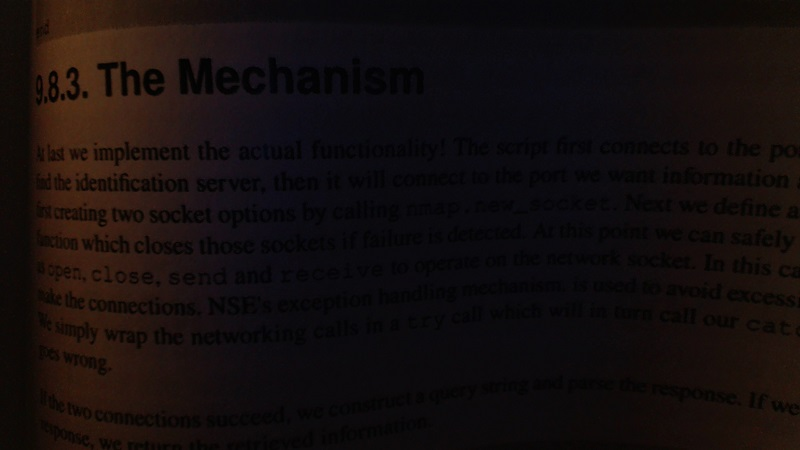
#> input picture images/darkImage.jpg, 800 x 450 px
$ python thresholding.py
#> lines starting #> are read from the running program, lines starting #| are printed output that depends on the picture; after the words box and inside, x2 and y2 are one past the last pixel; in counts of white or black regions, pixels touching at a corner belong together
import cv2
import numpy as np


img = cv2.imread('images/darkImage.jpg', 0)
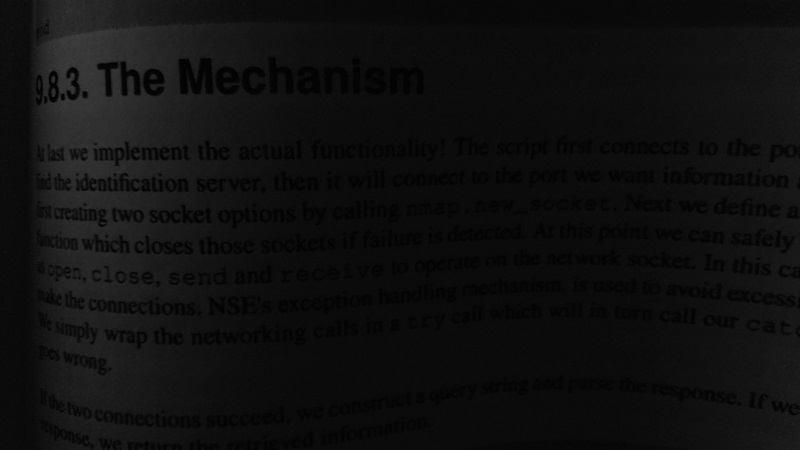
#> img: shape (450, 800); min 0, max 64, mean 15.6

th = cv2.adaptiveThreshold(img, 255, cv2.ADAPTIVE_THRESH_GAUSSIAN_C, cv2.THRESH_BINARY, 115, 1)
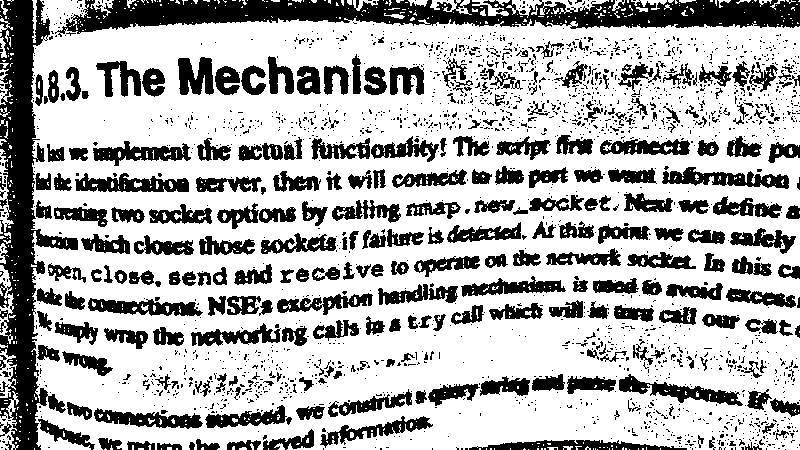
#> th: shape (450, 800); 69.3% white; 2145 black regions (1865 under 20 px), largest, box (x1, y1, x2, y2) and area: (55, 0, 800, 37) 14872, (0, 0, 78, 450) 13655, (662, 167, 789, 189) 1363
retval, threshold = cv2.threshold(img, 10, 255, cv2.THRESH_BINARY)
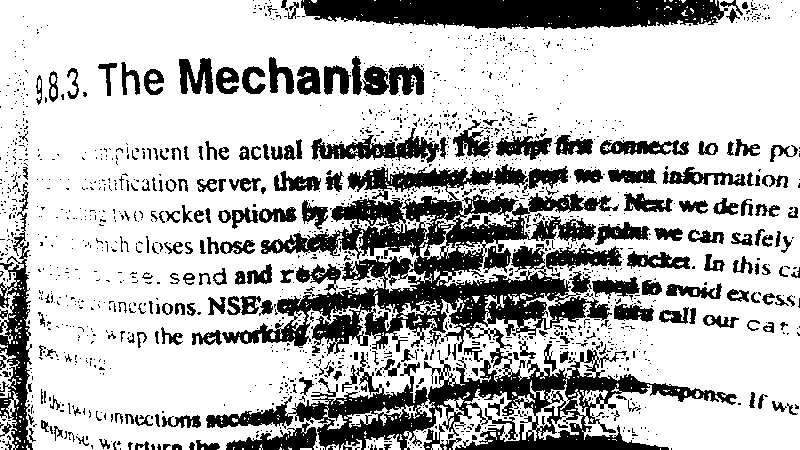
#> threshold: shape (450, 800); 72.6% white; 1631 black regions (1394 under 20 px), largest, box (x1, y1, x2, y2) and area: (206, 191, 737, 450) 41971, (301, 0, 728, 30) 10101, (0, 182, 33, 450) 3599

cv2.imshow('original', img)
cv2.imshow('adaptive threshold', th)
# cv2.imshow('threshold', threshold)
cv2.waitKey(0)
cv2.destroyAllWindows()
